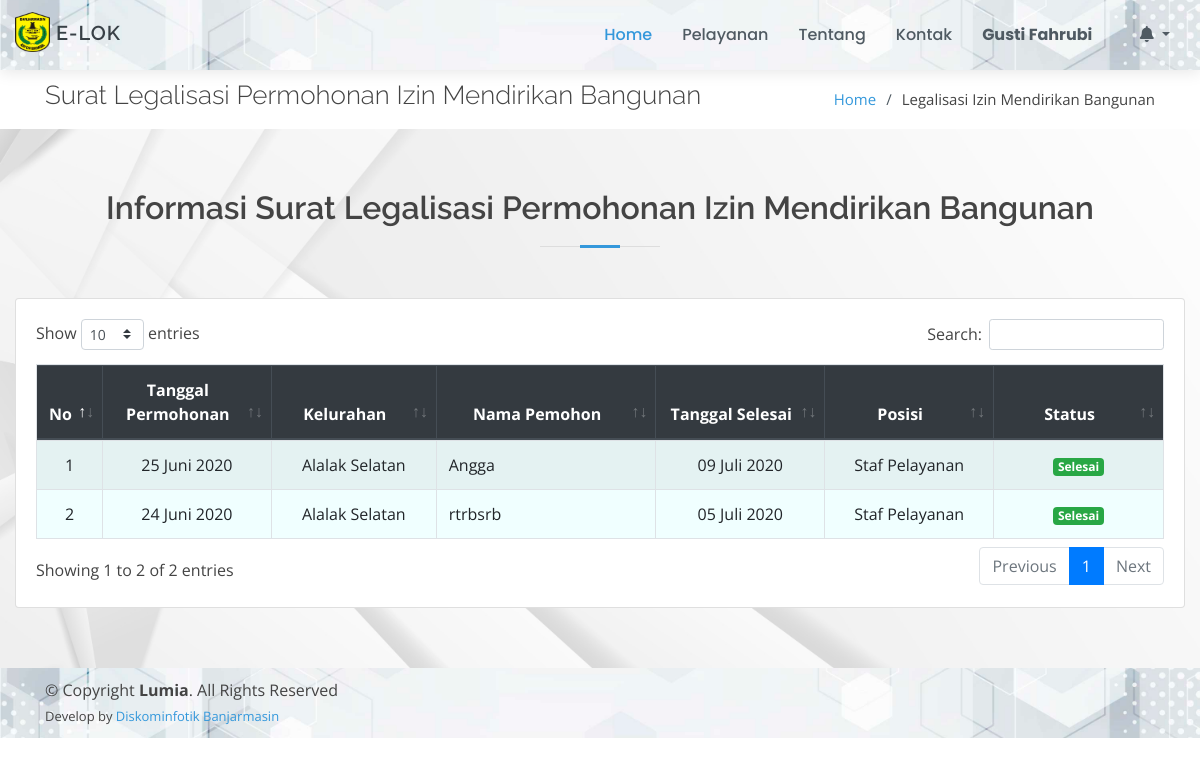
/page/legalisasi-imb/index.php (signed in), run on the app's committed database.
### tables this page shows
CREATE TABLE `legalisasi_imb` (
  `id_imb` int(11) NOT NULL,
  `tgl_permohonan` date NOT NULL,
  `kelurahan` varchar(50) NOT NULL,
  `nama_pemohon` varchar(50) NOT NULL,
  `alamat_pemohon` text NOT NULL,
  `lokasi_bangunan` text NOT NULL,
  `keterangan` text,
  `tgl_selesai` date DEFAULT NULL,
  `id_posisi` int(11) NOT NULL,
  `status` varchar(30) NOT NULL
);

CREATE TABLE `posisi_berkas` (
  `id_posisi` int(11) NOT NULL,
  `posisi` text NOT NULL
);

### config/config.php (called while the page is built, shortened)
<?php
function base_url($url = null)
{
	$base_url = "http://localhost/layanan-kecamatan";
	if ($url != null) {
		return $base_url . "/" . $url;
	} else {
		return $base_url;
	}
}
$no = 1;

### config/bulan.php (called while the page is built, shortened)
<?php
$bln = array(
    '01' => 'Januari',
    '02' => 'Februari',
    '03' => 'Maret',
    '04' => 'April',
    '05' => 'Mei',
    '06' => 'Juni',
    '07' => 'Juli',
    '08' => 'Agustus',
    '09' => 'September',
    '10' => 'Oktober',
    '11' => 'November',
    '12' => 'Desember'
);

### page/legalisasi-imb/index.php (the view, shortened to what this page needs)
<!DOCTYPE html>
<html lang="en">
<?php
include_once "../../config/config.php";
include_once "../../config/bulan.php";
include_once "../../template/ui/head.php";
?>
<body>
    <?php include_once "../../template/ui/header.php"; ?>
    <main id="main">
        <section id="breadcrumbs" class="breadcrumbs">
            <div class="container">
                <div class="d-flex justify-content-between align-items-center">
                    <h2>Surat Legalisasi Permohonan Izin Mendirikan Bangunan</h2>
                    <ol>
                        <li><a href="<?= base_url(); ?>">Home</a></li>
                        <li>Legalisasi Izin Mendirikan Bangunan</li>
                    </ol>
                </div>
            </div>
        </section>
        <section id="services" class="services graform">
            <div class="container-fluid">
                <div class="section-title">
                    <h2>Informasi Surat Legalisasi Permohonan Izin Mendirikan Bangunan</h2>
                </div>
                <div class="row">
                    <div class="col-md-12">
                        <div class="card">
                            <div class="card-body">
                                <div class="table-responsive">
                                    <table class="table table-bordered table-striped" id="example1">
                                        <thead class="thead-dark">
                                            <tr align="center">
                                                <th>No</th>
                                                <th>Tanggal Permohonan</th>
                                                <th>Kelurahan</th>
                                                <th>Nama Pemohon</th>
                                                <th>Tanggal Selesai</th>
                                                <th>Posisi</th>
                                                <th>Status</th>
                                            </tr>
                                        </thead>
                                        <tbody style="background-color: azure">
                                            <?php
                                            $data = $koneksi->query("SELECT * FROM legalisasi_imb ORDER BY id_imb DESC");
                                            foreach ($data as $row) {
                                                $po = $koneksi->query("SELECT * FROM posisi_berkas WHERE id_posisi = '$row[id_posisi]'")->fetch_array();
                                            ?>
                                                <tr align="center">
                                                    <td width="5%"><?= $no++; ?></td>
                                                    <td width="15%">
                                                        <?=
                                                            date('d', strtotime($row['tgl_permohonan'])) . " " .
                                                                $bln[date('m', strtotime($row['tgl_permohonan']))] . " " .
                                                                date('Y', strtotime($row['tgl_permohonan']));
                                                        ?>
                                                    </td>
                                                    <td><?= $row['kelurahan'] ?></td>
                                                    <td align="left"><?= $row['nama_pemohon'] ?></td>
                                                    <td width="15%">
                                                        <?php
                                                        if ($row['tgl_selesai']) {
                                                            echo
                                                                date('d', strtotime($row['tgl_selesai'])) . " " .
                                                                    $bln[date('m', strtotime($row['tgl_selesai']))] . " " .
                                                                    date('Y', strtotime($row['tgl_selesai']));
                                                        } else {
                                                            echo "-";
                                                        }
                                                        ?>
                                                    </td>
                                                    <td width="15%"><?= $po['posisi'] ?></td>
                                                    <td width="15%">
                                                        <?php
                                                        if ($row['status'] == "Belum Diproses") {
                                                            echo "<span class='badge badge-danger'>" . $row['status'] . "</span>";
                                                        } elseif ($row['status'] == "Dalam Proses") {
                                                            echo "<span class='badge badge-warning'>" . $row['status'] . "</span>";
                                                        } else {
                                                            echo "<span class='badge badge-success'>" . $row['status'] . "</span>";
                                                        }
                                                        ?>
                                                    </td>
                                                </tr>
                                            <?php } ?>
                                        </tbody>
                                    </table>
                                </div>
                            </div>
                        </div>
                    </div>
                </div>
            </div>
        </section>
    </main>
    <?php include_once "../../template/ui/footer.php"; ?>
</body>
</html>

### assets/ui/assets/css/style.css (style rules this page uses)
body { font-family: "Open Sans", sans-serif; color: #444444; }
a { color: #3498db; }
h1, h2, h3, h4, h5, h6 { font-family: "Raleway", sans-serif; }
section { padding: 60px 0; }
.section-title { text-align: center; padding-bottom: 30px; }
.section-title h2 { font-size: 32px; font-weight: 600; margin-bottom: 20px; padding-bottom: 20px; position: relative; }
.section-title h2::before { content: ''; position: absolute; display: block; width: 120px; height: 1px; background: #ddd; bottom: 1px; left: calc(50% - 60px); }
.section-title h2::after { content: ''; position: absolute; display: block; width: 40px; height: 3px; background: #3498db; bottom: 0; left: calc(50% - 20px); }
.breadcrumbs { padding: 10px 0; margin-top: 70px; background-color: #fff; }
.breadcrumbs h2 { font-size: 26px; font-weight: 300; }
.breadcrumbs ol { display: flex; flex-wrap: wrap; list-style: none; padding: 0; margin: 0; font-size: 15px; }
.breadcrumbs ol li+li { padding-left: 10px; }
.breadcrumbs ol li+li::before { display: inline-block; padding-right: 10px; color: #4f5a62; content: "/"; }
.graform { background: url('../../../bg-cover/putih2.jpg') center center no-repeat; background-size: cover; position: relative; }

### data on the page
legalisasi_imb: tgl_permohonan "25", tgl_permohonan "Juni", tgl_permohonan "2020", kelurahan "Alalak Selatan", nama_pemohon "Angga", tgl_selesai "09", tgl_selesai "Juli", tgl_selesai "2020", id_posisi.posisi "Staf Pelayanan", status "Selesai"
legalisasi_imb: tgl_permohonan "24", tgl_permohonan "Juni", tgl_permohonan "2020", kelurahan "Alalak Selatan", nama_pemohon "rtrbsrb", tgl_selesai "05", tgl_selesai "Juli", tgl_selesai "2020", id_posisi.posisi "Staf Pelayanan", status "Selesai"

### other printed values
$_SESSION['nama'] "Gusti Fahrubi"
